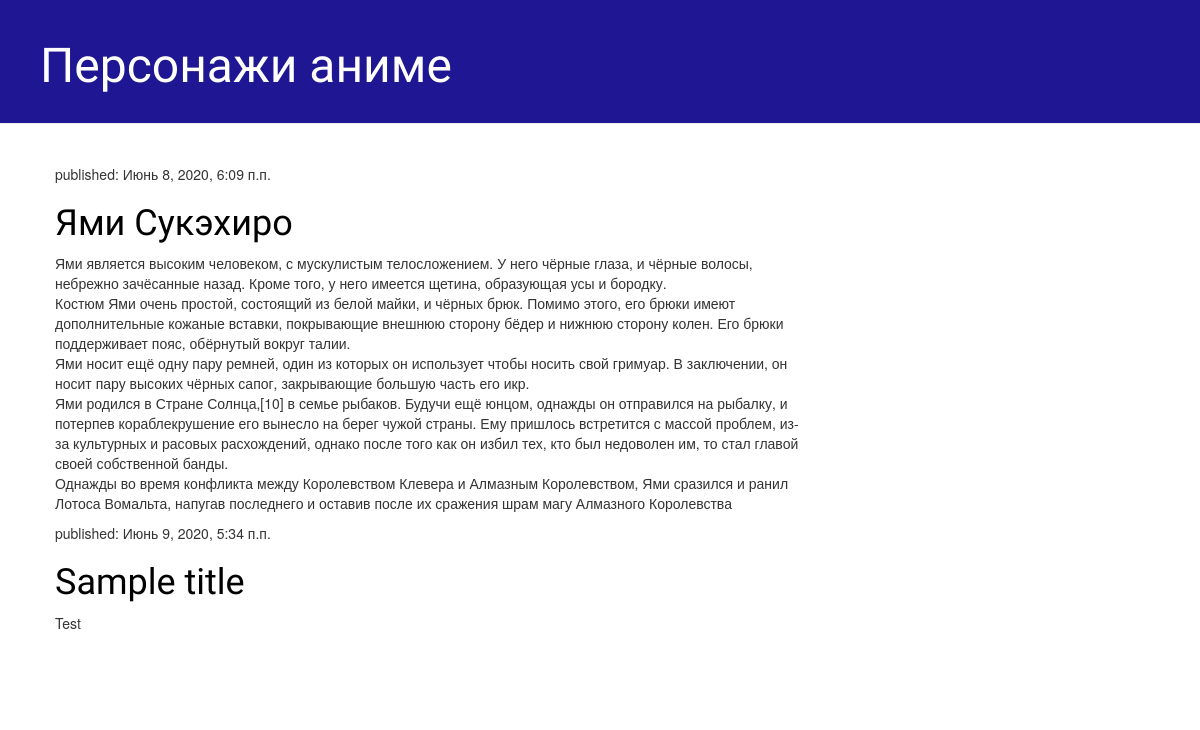
Before: / with the older database file.
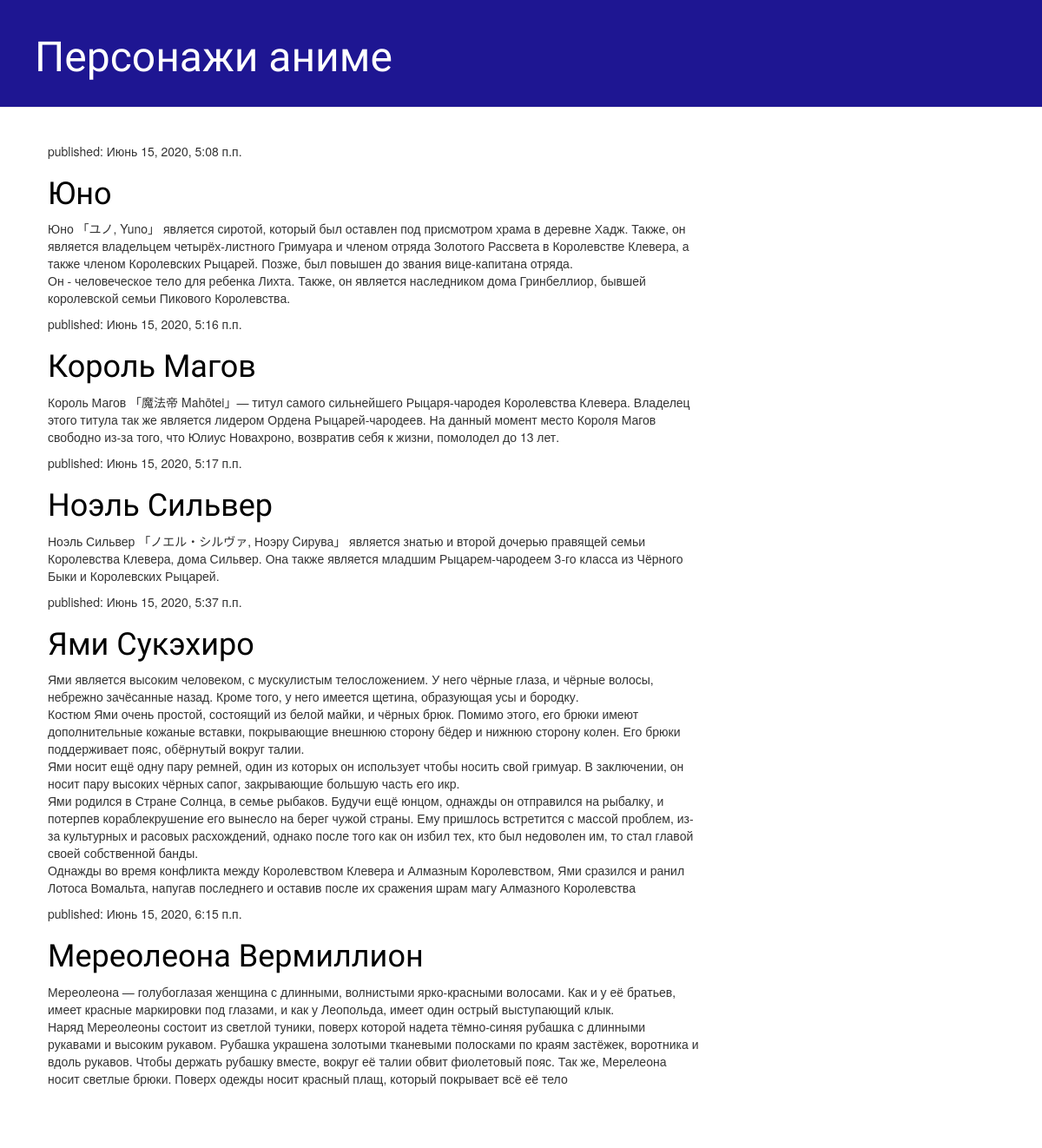
After: the same page with the newer database file.
### blog/models.py (models this page shows, shortened)
class Post(models.Model):
    author = models.ForeignKey(settings.AUTH_USER_MODEL, on_delete=models.CASCADE)
    title = models.CharField(max_length=500)
    text = models.TextField()
    created_date = models.DateTimeField(default=timezone.now)
    published_date = models.DateTimeField(blank=True, null=True)

### blog/views.py (the view)
def post_list(request):
    posts = Post.objects.filter(published_date__lte = timezone.now()).order_by('published_date')
    return render(request, 'blog/post_list.html', {'posts' : posts})

### blog/templates/blog/post_list.html (shortened to what this page needs)
{% extends 'blog/base.html' %}
{% block content %}
    <div class="post">
        {% for post in posts %}
        <div>
            <p>published: {{ post.published_date }}</p>
            <h1><a href="">{{ post.title }}</a></h1>
            <p>{{ post.text|linebreaksbr }}</p>
        </div>
        {% endfor %}
    </div>
{% endblock %}

### blog/templates/blog/base.html (shortened to what this page needs)
{% load static %}
<html>
    <head>
        <link rel="stylesheet" href="//maxcdn.bootstrapcdn.com/bootstrap/3.2.0/css/bootstrap.min.css">
        <link rel="stylesheet" href="//maxcdn.bootstrapcdn.com/bootstrap/3.2.0/css/bootstrap-theme.min.css">
        <link rel="stylesheet" href="{% static 'css/blog.css' %}">
    </head>
    <body>
        <div class="page-header">
            <h1><a href="/">Персонажи аниме</a></h1>
        </div>
        <div class="content container">
            <div class="row">
                <div class="col-md-8">
                    {% block content %}
                    {% endblock %}
                </div>
            </div>
        </div>
    </body>
</html>

### blog/static/css/blog.css (style rules this page uses)
h1 a { color: #C26DF0; font-family: 'Lobster'; }
.page-header { background-color: hsl(244, 74%, 33%); margin-top: 0; padding: 20px 20px 20px 40px; }
.page-header h1, .page-header h1 a, .page-header h1 a:visited, .page-header h1 a:active { color: #ffffff; font-size: 36pt; text-decoration: none; }
.content { margin-left: 40px; }
h1, h2, h3, h4 { font-family: 'Lobster', cursive; }
.post { margin-bottom: 70px; }
.post h1 a, .post h1 a:visited { color: #000000; }

Changed rows visible on the page:
removed Post: published_date "Июнь 9, 2020, 5:34 п.п.", title "Sample title", text "Test"
added Post: published_date "Июнь 15, 2020, 5:08 п.п.", title "Юно", text "Юно 「ユノ, Yuno」 является сиротой, который был оставлен под присмотром храма в деревне Хадж. Также, он является владельцем четырёх-листного Гримуара и членом отряда Золотого Рассвета в Королевстве Клевера, а также членом Королевских Рыцарей. Позже, был повышен до звания вице-капитана отряда. Он - человеческое тело для ребенка Лихта. Также, он является наследником дома Гринбеллиор, бывшей королевской семьи Пикового Королевства."
added Post: published_date "Июнь 15, 2020, 5:16 п.п.", title "Король Магов", text "Король Магов 「魔法帝 Mahōtei」— титул самого сильнейшего Рыцаря-чародея Королевства Клевера. Владелец этого титула так же является лидером Ордена Рыцарей-чародеев. На данный момент место Короля Магов свободно из-за того, что Юлиус Новахроно, возвратив себя к жизни, помолодел до 13 лет."
added Post: published_date "Июнь 15, 2020, 5:17 п.п.", title "Ноэль Сильвер", text "Ноэль Сильвер 「ノエル・シルヴァ, Ноэру Cирува」 является знатью и второй дочерью правящей семьи Королевства Клевера, дома Сильвер. Она также является младшим Рыцарем-чародеем 3-го класса из Чёрного Быки и Королевских Рыцарей."
changed Post "Ями Сукэхиро": published_date "Июнь 8, 2020, 6:09 п.п." → "Июнь 15, 2020, 5:37 п.п."; text "…Ями родился в Стране Солнца,[10] в семье рыбаков. Будучи…" → "…Ями родился в Стране Солнца, в семье рыбаков. Будучи…"
added Post: published_date "Июнь 15, 2020, 6:15 п.п.", title "Мереолеона Вермиллион", text "Мереолеона — голубоглазая женщина с длинными, волнистыми ярко-красными волосами. Как и у её братьев, имеет красные маркировки под глазами, и как у Леопольда, имеет один острый выступающий клык. Наряд Мереолеоны состоит из светлой туники, поверх которой надета тёмно-синяя рубашка с длинными рукавами и высоким рукавом. Рубашка украшена золотыми тканевыми полосками по краям застёжек, воротника и вдоль рукавов. Чтобы держать рубашку вместе, вокруг её талии обвит фиолетовый пояс. Так же, Мерелеона носит светлые брюки. Поверх одежды носит красный плащ, который покрывает всё её тело"
